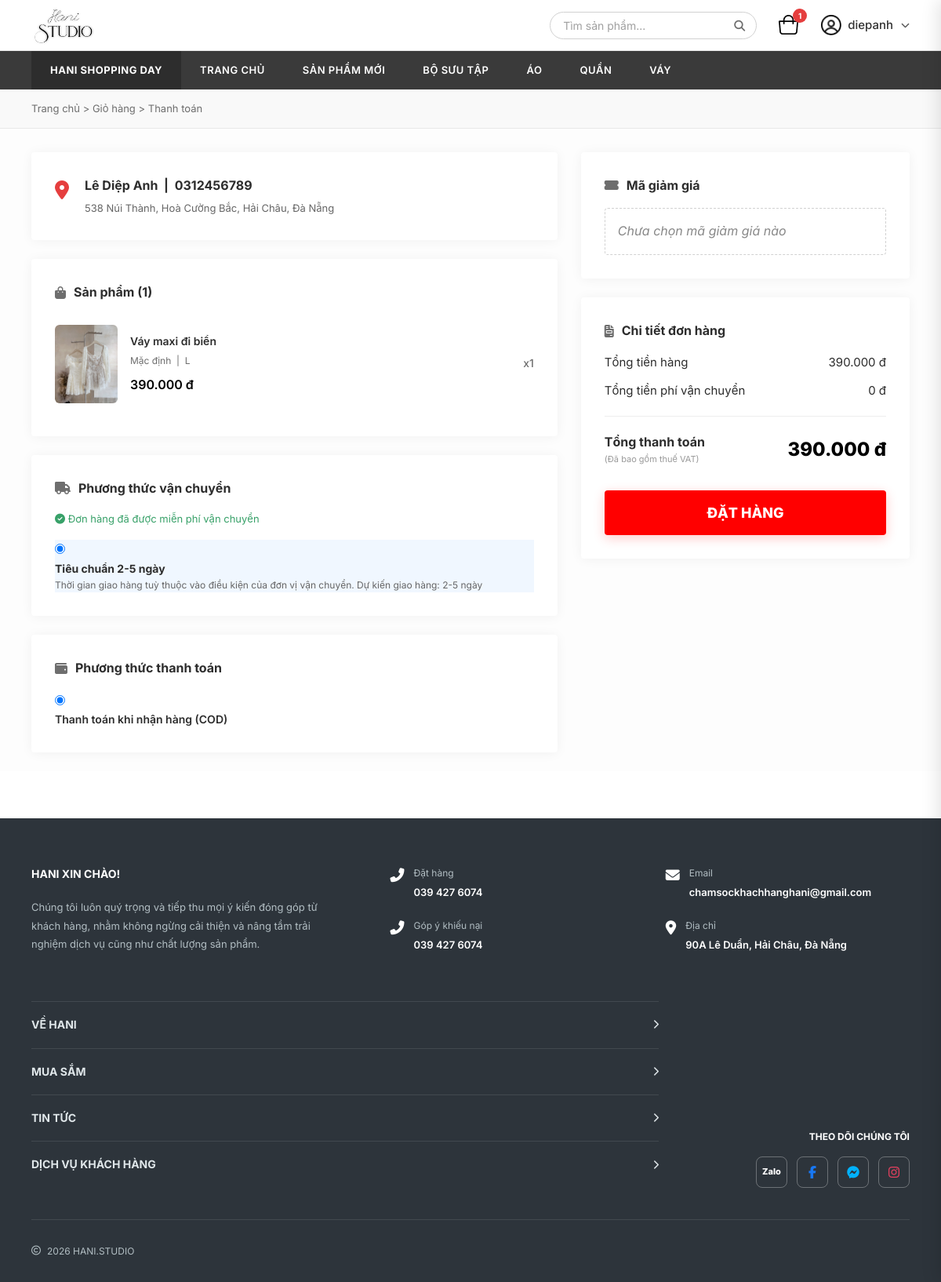
/checkout/ (signed in), run on the app's committed database.
### reviews/models.py (models this page shows, shortened)
class UserProfile(models.Model):
    user = models.OneToOneField(User, on_delete=models.CASCADE, related_name='profile')
    phone = models.CharField(max_length=20, blank=True, null=True, verbose_name="Số điện thoại")
    gender = models.CharField(max_length=10, blank=True, null=True, verbose_name="Giới tính")
    birthdate = models.DateField(blank=True, null=True, verbose_name="Ngày sinh")
    address = models.CharField(max_length=255, blank=True, null=True, verbose_name="Địa chỉ")

class Product(models.Model):
    name = models.CharField(max_length=255, verbose_name="Tên sản phẩm")
    code = models.CharField(max_length=50, unique=True, verbose_name="Mã sản phẩm")
    price = models.DecimalField(max_digits=12, decimal_places=0, verbose_name="Giá")
    old_price = models.DecimalField(max_digits=12, decimal_places=0, null=True, blank=True, verbose_name="Giá cũ")
    image_name = models.CharField(max_length=100, verbose_name="Tên file ảnh (trong static)")
    colors = models.JSONField(default=list, blank=True, verbose_name="Danh sách màu (JSON: name, hex)")
    sizes = models.JSONField(default=list, blank=True, verbose_name="Danh sách size (JSON list)")
    categories = models.ManyToManyField(Category, verbose_name="Danh mục")
    description = models.TextField(blank=True, verbose_name="Mô tả")
    class Meta:
        verbose_name = "Sản phẩm"
        verbose_name_plural = "Sản phẩm"

class CartItem(models.Model):
    user = models.ForeignKey(User, on_delete=models.CASCADE, related_name='cart_items')
    product = models.ForeignKey(Product, on_delete=models.CASCADE)
    color = models.CharField(max_length=50)
    size = models.CharField(max_length=20)
    quantity = models.PositiveIntegerField(default=1)
    selected = models.BooleanField(default=True)
    class Meta:
        unique_together = ('user', 'product', 'color', 'size')

### reviews/views.py (the view)
# urls.py: path('checkout/', views.checkout, name='checkout'),
@login_required(login_url='login')
def checkout(request):
    items = []
    if request.user.is_authenticated:
        db_items = CartItem.objects.filter(user=request.user)
        for di in db_items:
            product = get_product_by_id(di.product_id)
            if product:
                items.append({
                    'product_id': di.product_id,
                    'color': di.color,
                    'size': di.size,
                    'qty': di.quantity,
                    'selected': di.selected,
                    'product': product
                })
    else:
        cart = request.session.get('cart', [])
        for item in cart:
            product = get_product_by_id(item['product_id'])
            if product:
                items.append({**item, 'product': product})
    selected_items = [i for i in items if i['selected']]
    if not selected_items:
        messages.warning(request, 'Vui lòng chọn ít nhất 1 sản phẩm!')
        return redirect('home')
    subtotal = sum(i['product']['price'] * i['qty'] for i in selected_items)
    applied_coupon = request.session.get('applied_coupon', '')
    discount = 50000 if applied_coupon else 0
    shipping = 0
    total = max(0, subtotal - discount + shipping)
    user_profile, created = UserProfile.objects.get_or_create(user=request.user)
    return render(request, 'reviews/checkout.html', {
        'items': selected_items,
        'subtotal': subtotal,
        'discount': discount,
        'shipping': shipping,
        'total': total,
        'user': request.user,
        'profile': user_profile,
        'cart_count': len(items)
    })

### templates/reviews/checkout.html (shortened to what this page needs)
{% extends "base.html" %}
{% load static shop_filters %}
{% block content %}
<div class="breadcrumb">
    <a href="{% url 'home' %}">Trang chủ</a> &gt; <a href="#">Giỏ hàng</a> &gt; <span>Thanh toán</span>
</div>
<div class="checkout-container">
    <div class="checkout-left">
        <div class="checkout-box checkout-address-box">
            <div class="address-marker"><i class="fas fa-map-marker-alt"></i></div>
            <div class="address-details">
                <h4>{{ user.first_name|default:"Chưa nhập tên" }} &nbsp;|&nbsp; {{ profile.phone|default:"Chưa cập nhật SĐT" }}</h4>
                <p>{{ profile.address|default:"Chưa cập nhật địa chỉ giao hàng. Vui lòng cập nhật trong Hồ sơ." }}</p>
            </div>
        </div>
        <div class="checkout-box">
            <h3 class="checkout-section-title"><i class="fas fa-shopping-bag"></i> Sản phẩm ({{ items|length }})</h3>
            <div class="checkout-product-list">
                {% for item in items %}
                <div class="checkout-product">
                    <div class="checkout-product-image">
                        <img src="{% static 'images/' %}{{ item.product.image }}" alt="{{ item.product.name }}">
                    </div>
                    <div class="checkout-product-info">
                        <p class="checkout-product-name">{{ item.product.name }}</p>
                        <p class="checkout-product-variant">{{ item.color }} &nbsp;|&nbsp; L</p>
                        <p class="checkout-product-price" style="background:none; color:#000; font-weight:600; font-size:16px;">{{ item.product.price|format_price }}</p>
                    </div>
                    <div class="checkout-product-qty">x{{ item.qty }}</div>
                </div>
                {% endfor %}
            </div>
        </div>
        <div class="checkout-box">
            <h3 class="checkout-section-title"><i class="fas fa-truck"></i> Phương thức vận chuyển</h3>
            <p style="font-size:13px; color:var(--green); margin-bottom:16px;"><i class="fas fa-check-circle"></i> Đơn hàng đã được miễn phí vận chuyển</p>
            <div class="method-group" style="background:#f0f7ff; border-color:#3182ce;">
                <label class="method-option">
                    <input type="radio" checked>
                    <div class="method-text">
                        <p style="font-weight:700; font-size:14px;">Tiêu chuẩn 2-5 ngày</p>
                        <p style="font-size:12px; color:#666;">Thời gian giao hàng tuỳ thuộc vào điều kiện của đơn vị vận chuyển. Dự kiến giao hàng: 2-5 ngày</p>
                    </div>
                </label>
            </div>
        </div>
        <div class="checkout-box">
            <h3 class="checkout-section-title"><i class="fas fa-wallet"></i> Phương thức thanh toán</h3>
            <div class="method-group">
                <label class="method-option">
                    <input type="radio" checked>
                    <div class="method-text">
                        <p style="font-weight:600; font-size:14px;">Thanh toán khi nhận hàng (COD)</p>
                    </div>
                </label>
            </div>
        </div>
    </div>
    <div class="checkout-right">
        <div class="checkout-box">
            <h3 class="checkout-section-title"><i class="fas fa-ticket-alt"></i> Mã giảm giá</h3>
            {% if request.session.applied_coupon %}
            <div style="display:flex; justify-content:space-between; align-items:center; padding:16px; border:1px solid var(--gray-200); border-radius:4px; background:var(--gray-50);">
                <span style="font-weight:700; color:var(--dark);">{{ request.session.applied_coupon }}</span>
                <span style="font-size:12px; color:var(--green); font-weight:600;">Đã áp dụng</span>
            </div>
            {% else %}
            <div style="padding:16px; border:1px dashed var(--gray-300); border-radius:4px; color:#888; font-style:italic;">
                Chưa chọn mã giảm giá nào
            </div>
            {% endif %}
        </div>
        <div class="checkout-box">
            <h3 class="checkout-section-title"><i class="fas fa-file-invoice"></i> Chi tiết đơn hàng</h3>
            <div class="checkout-summary-item">
                <span>Tổng tiền hàng</span>
                <span>{{ subtotal|format_price }}</span>
            </div>
            <div class="checkout-summary-item">
                <span>Tổng tiền phí vận chuyển</span>
                <span>0 đ</span>
            </div>
            <div class="checkout-summary-total">
                <div class="total-label">
                    <p>Tổng thanh toán</p>
                    <p style="font-size:11px; font-weight:400; color:#999;">(Đã bao gồm thuế VAT)</p>
                </div>
                <div class="total-amount">{{ total|format_price }}</div>
            </div>
            <form action="{% url 'confirm_order' %}" method="POST">
                <button type="submit" class="btn-place-order">ĐẶT HÀNG</button>
            </form>
        </div>
    </div>
</div>
{% endblock %}

### templates/base.html (shortened to what this page needs)
{% load static shop_filters %}
<!DOCTYPE html>
<html lang="vi">
<head>
    <link rel="stylesheet" href="https://cdnjs.cloudflare.com/ajax/libs/font-awesome/6.5.1/css/all.min.css">
    <link rel="stylesheet" href="{% static 'css/style.css' %}?v=2.0">
</head>
<body>
    <header class="header">
        <div class="header-top">
            <div class="header-left">
                <a href="{% url 'home' %}" class="logo-hani">
                    <img src="{% static 'images/logo.png' %}?v=1.2" alt="Hani Logo" class="logo-img">
                </a>
            </div>
            <div class="header-right">
                <form action="{% url 'search' %}" method="GET" class="search-bar">
                    <input type="text" name="q" placeholder="Tìm sản phẩm...">
                    <button type="submit" class="btn-search"><i class="fas fa-search"></i></button>
                </form>
                <button class="btn-cart-icon" onclick="openCart()">
                    <img src="{% static 'images/cart_icon.png' %}" alt="Cart" style="width: 26px; height: auto; display: block;">
                    <span class="cart-badge {% if cart_count > 0 %}show{% endif %}" id="cart-badge">{{ cart_count }}</span>
                </button>
                {% if user.is_authenticated %}
                <div class="user-area" style="position: relative; display: flex; align-items: center;">
                    <div id="userMenuToggle" onclick="toggleUserMenu(event)" style="cursor: pointer; display: flex; align-items: center; gap: 8px; padding: 5px 0;">
                        <img src="{% static 'images/user_icon.png' %}" alt="User" style="width: 26px; height: 26px; object-fit: contain; display: block;">
                        <span class="username-display" style="font-weight: 500; font-size: 15px; color: #333;">{{ user.username }}</span>
                        <i class="fas fa-chevron-down" style="font-size: 11px; margin-left: 2px; color: #555;"></i>
                    </div>
                </div>
                {% else %}
                <div class="auth-area">
                    <img src="{% static 'images/user_icon.png' %}" alt="User" style="width: 26px; height: 26px; object-fit: contain; margin-right: 5px;">
                    <span><a href="{% url 'login' %}">Đăng nhập</a> | <a href="{% url 'register' %}">Đăng ký</a></span>
                </div>
                {% endif %}
            </div>
        </div>
        <nav class="nav-bar">
            <span class="nav-item nav-highlight">HANI SHOPPING DAY</span>
            <a href="{% url 'home' %}" class="nav-item {% if request.resolver_match.url_name == 'home' %}active{% endif %}">TRANG CHỦ</a>
            <a href="{% url 'all_products_cat' 'san-pham-moi' %}" class="nav-item {% if category_slug == 'san-pham-moi' %}active{% endif %}">SẢN PHẨM MỚI</a>
            <a href="{% url 'all_products_cat' 'bo-suu-tap' %}" class="nav-item {% if category_slug == 'bo-suu-tap' %}active{% endif %}">BỘ SƯU TẬP</a>
            <a href="{% url 'all_products_cat' 'ao' %}" class="nav-item {% if category_slug == 'ao' %}active{% endif %}">ÁO</a>
            <a href="{% url 'all_products_cat' 'quan' %}" class="nav-item {% if category_slug == 'quan' %}active{% endif %}">QUẦN</a>
            <a href="{% url 'all_products_cat' 'vay' %}" class="nav-item {% if category_slug == 'vay' %}active{% endif %}">VÁY</a>
        </nav>
    </header>
    <main class="page-content">
        {% block content %}{% endblock %}
    </main>
    <footer class="footer">
        <div class="footer-inner">
            <div class="footer-main">
                <div class="footer-intro">
                    <h4 class="footer-heading">HANI XIN CHÀO!</h4>
                    <p class="footer-text">Chúng tôi luôn quý trọng và tiếp thu mọi ý kiến đóng góp từ khách hàng, nhằm không ngừng cải thiện và nâng tầm trải nghiệm dịch vụ cũng như chất lượng sản phẩm.</p>
                </div>
                <div class="footer-contacts">
                    <div class="contact-col">
                        <div class="contact-item">
                            <i class="fas fa-phone-alt"></i>
                            <div class="contact-text">
                                <span class="contact-label">Đặt hàng</span>
                                <span class="contact-num">039 427 6074</span>
                            </div>
                        </div>
                        <div class="contact-item">
                            <i class="fas fa-phone-alt"></i>
                            <div class="contact-text">
                                <span class="contact-label">Góp ý khiếu nại</span>
                                <span class="contact-num">039 427 6074</span>
                            </div>
                        </div>
                    </div>
                    <div class="contact-col">
                        <div class="contact-item">
                            <i class="fas fa-envelope"></i>
                            <div class="contact-text">
                                <span class="contact-label">Email</span>
                                <span class="contact-num">chamsockhachhanghani@gmail.com</span>
                            </div>
                        </div>
                        <div class="contact-item">
                            <i class="fas fa-map-marker-alt"></i>
                            <div class="contact-text">
                                <span class="contact-label">Địa chỉ</span>
                                <span class="contact-num">90A Lê Duẩn, Hải Châu, Đà Nẵng</span>
                            </div>
                        </div>
                    </div>
                </div>
            </div>
            <div class="footer-nav-and-social">
                <div class="footer-nav-stack">
                    <div class="footer-nav-row">VỀ HANI <i class="fas fa-chevron-right"></i></div>
                    <div class="footer-nav-row">MUA SẮM <i class="fas fa-chevron-right"></i></div>
                    <div class="footer-nav-row">TIN TỨC <i class="fas fa-chevron-right"></i></div>
                    <div class="footer-nav-row">DỊCH VỤ KHÁCH HÀNG <i class="fas fa-chevron-right"></i></div>
                </div>
                <div class="footer-social-box">
                    <span class="social-label">THEO DÕI CHÚNG TÔI</span>
                    <div class="social-icons">
                        <a href="#" class="social-btn zalo">Zalo</a>
                        <a href="#" class="social-btn facebook"><i class="fab fa-facebook-f"></i></a>
                        <a href="#" class="social-btn messenger"><i class="fab fa-facebook-messenger"></i></a>
                        <a href="#" class="social-btn instagram"><i class="fab fa-instagram"></i></a>
                    </div>
                </div>
            </div>
            <div class="footer-copyright">
                <i class="far fa-copyright"></i> 2026 HANI.STUDIO
            </div>
        </div>
    </footer>
</body>
</html>

### data on the page
UserProfile: phone "0312456789", address "538 Núi Thành, Hoà Cường Bắc, Hải Châu, Đà Nẵng"
Product: product.image (picture), product.name "Váy maxi đi biển"
CartItem: color "Mặc định"

### other printed values
{{ cart_count }} "1"
{{ user.username }} "diepanh"
{{ user.first_name|default:"Chưa nhập tên" }} "Lê Diệp Anh"
{{ items|length }} "1"
{{ item.product.price|format_price }} "390.000 đ"
{{ item.qty }} "1"
{{ subtotal|format_price }} "390.000 đ"
{{ total|format_price }} "390.000 đ"
